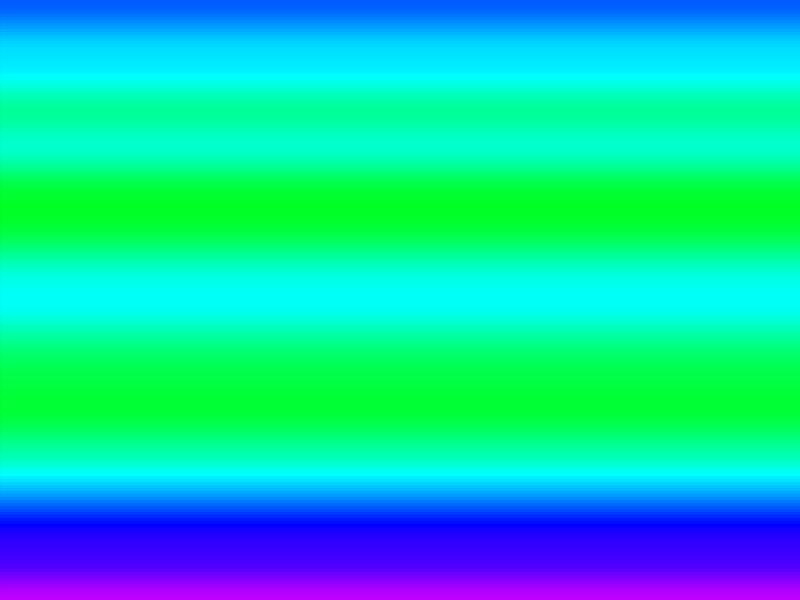
Frame 1 (no input)
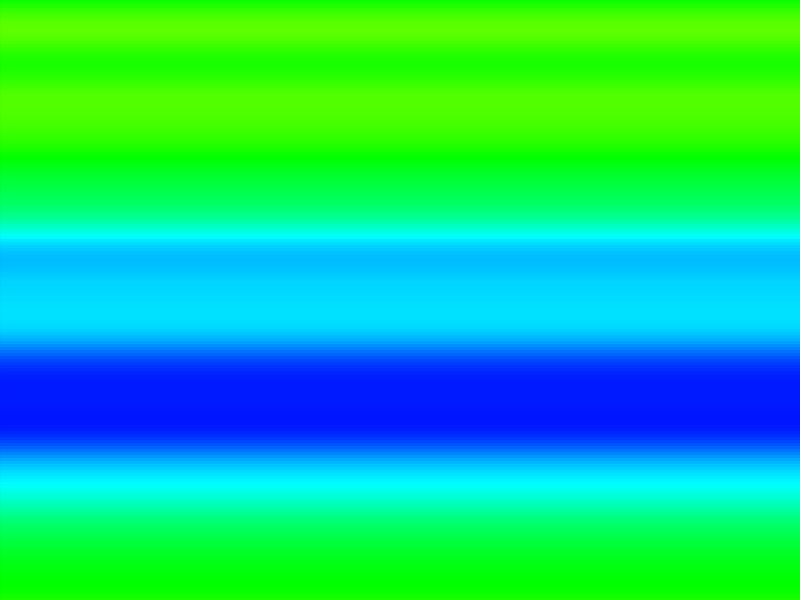
Frame 2 (the mouse pressed at the canvas centre, redrawn once)

The Processing sketch that drew these frames (run headless with seeded random() and noise(); the mouse was pressed at the canvas centre and the sketch redrawn once):

// Processing sketch: sketch_02_noise_color
// ── sketch_02_noise_color.pde
float noise_param = 0;
float noise_step = 0.01;

void setup(){
 size(800,600);
 strokeWeight(3);
 colorMode(HSB);
 noLoop();
  
}


void draw(){
  background(0);
  
  for(int i=0; i<width; i+=3){
    
    float hue = noise(noise_param)*255;
    stroke(hue,255,255);
    line(0,i,width,i);
    noise_param += noise_step;
    
  }
  
}
